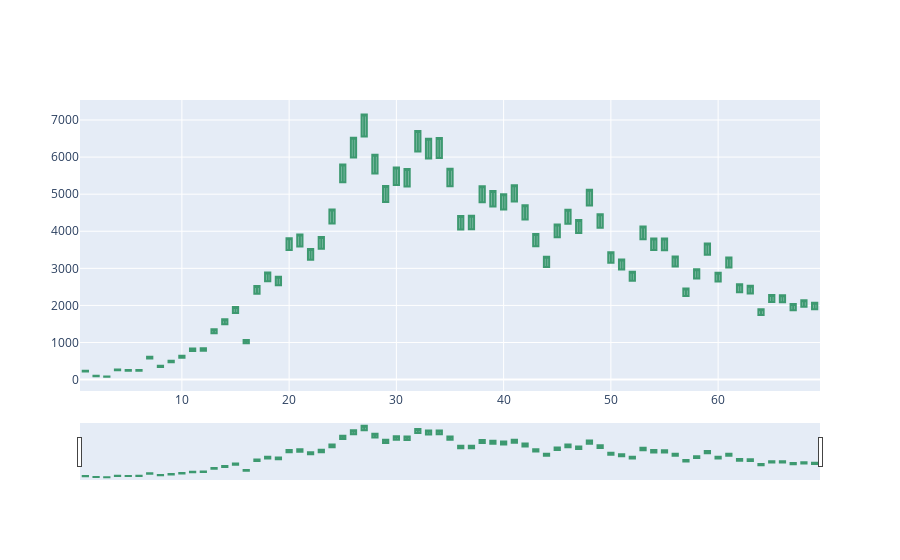

The code cell stored with this chart in its notebook:
### Code cell
#adapt nuovi positivi
D_nuovi_positivi = df_grouped['nuovi_positivi']
D_nuovi_positivi['Measured'] = D_nuovi_positivi['sum']
D_nuovi_positivi['Estimated'] = df_grouped['nuovi_positivi'] + df_grouped['nuovi_positivi']*unobserved_positive_rate_mean
D_nuovi_positivi['Estimated_1std'] = D_nuovi_positivi['Estimated'] + D_nuovi_positivi['Estimated']*unobserved_positive_rate_std
D_nuovi_positivi['Estimated_m1std'] = D_nuovi_positivi['Estimated'] - D_nuovi_positivi['Estimated']*unobserved_positive_rate_std
D_nuovi_positivi['Date'] = [i for i in range(1,len(D_nuovi_positivi)+1)]


D_nuovi_positivi = D_nuovi_positivi.loc[:, ['Date', 'Measured', 'Estimated', 'Estimated_1std', 'Estimated_m1std']]

import plotly.graph_objects as go

import pandas as pd
from datetime import datetime


fig = go.Figure(data=[
                            go.Candlestick(x=D_nuovi_positivi['Date'],
                                            open=D_nuovi_positivi['Measured'],
                                            high=D_nuovi_positivi['Estimated'],
                                            low=D_nuovi_positivi['Estimated_1std'],
                                            close=D_nuovi_positivi['Estimated_m1std'])])

fig.show()
